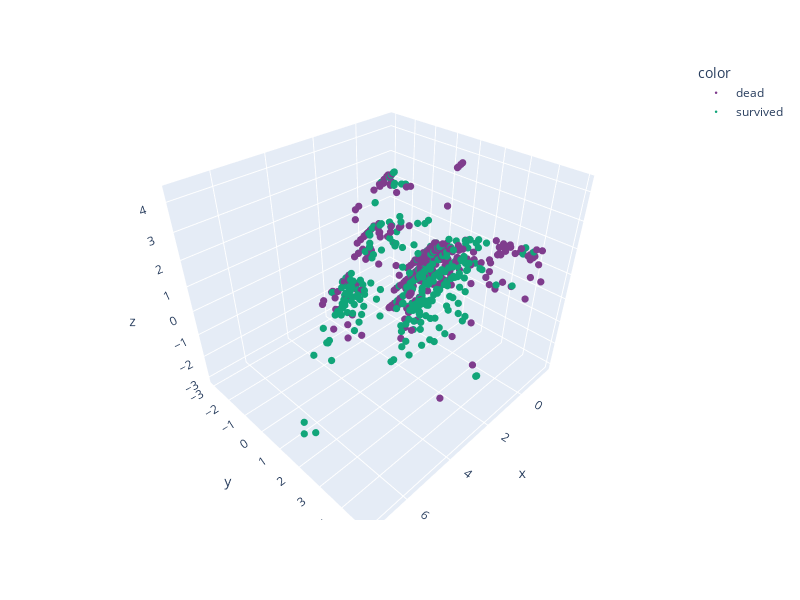

Notebook source saved alongside this figure:
### Code cell
from sklearn.decomposition import PCA
import plotly.express as px

pca = PCA(3)
X3d = pca.fit_transform(X)
px.scatter_3d(
    x=X3d[:,0], y=X3d[:,1], z=X3d[:,2],
    color=y.map({0: 'dead', 1: 'survived'}),
    color_discrete_sequence=px.colors.qualitative.Bold,
    width=800, height=600
).update_traces(
    marker_size=2.5
)

### Figure 1 — Plotly figure (JSON) as saved in the notebook; plotly's stock layout.template omitted (floating-point values rounded to 4 significant figures; data arrays with more than 128 entries replaced by an {"elided": "..."} marker saying what was removed)
{"data": [{"hovertemplate": "color=dead<br>x=%{x}<br>y=%{y}<br>z=%{z}<extra></extra>", "legendgroup": "dead", "marker": {"color": "rgb(127, 60, 141)", "size": 2.5, "symbol": "circle"}, "mode": "markers", "name": "dead", "scene": "scene", "showlegend": true, "type": "scatter3d", "x": {"elided": "549 float values"}, "y": {"elided": "549 float values"}, "z": {"elided": "549 float values"}}, {"hovertemplate": "color=survived<br>x=%{x}<br>y=%{y}<br>z=%{z}<extra></extra>", "legendgroup": "survived", "marker": {"color": "rgb(17, 165, 121)", "size": 2.5, "symbol": "circle"}, "mode": "markers", "name": "survived", "scene": "scene", "showlegend": true, "type": "scatter3d", "x": {"elided": "342 float values"}, "y": {"elided": "342 float values"}, "z": {"elided": "342 float values"}}], "layout": {"height": 600, "legend": {"title": {"text": "color"}, "tracegroupgap": 0}, "margin": {"t": 60}, "scene": {"aspectmode": "auto", "aspectratio": {"x": 1.105, "y": 0.9868, "z": 0.9173}, "domain": {"x": [0, 1], "y": [0, 1]}, "xaxis": {"title": {"text": "x"}, "type": "linear"}, "yaxis": {"title": {"text": "y"}, "type": "linear"}, "zaxis": {"title": {"text": "z"}, "type": "linear"}}, "width": 800}}
